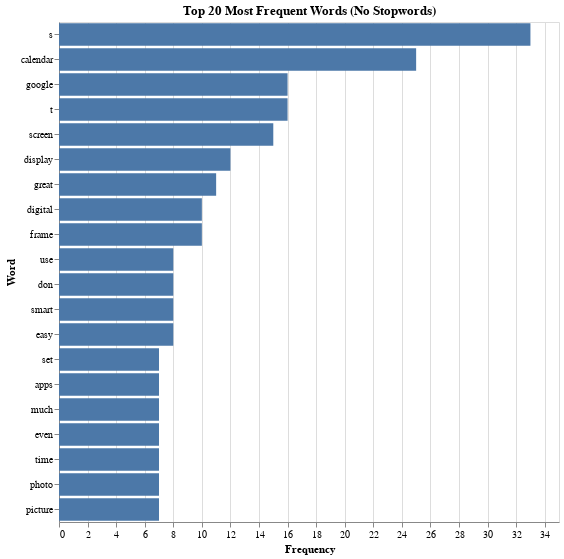

The cell this chart's notebook holds for it:
### Code cell
words = re.findall(r'\b\w+\b', text.lower())
filtered_words = [word for word in words if word not in STOPWORDS]
word_counts = Counter(filtered_words)
top_words = pd.DataFrame(word_counts.most_common(20), columns=['word', 'count'])

frequent_words = alt.Chart(top_words).mark_bar().encode(
    x=alt.X('count:Q', title='Frequency'),
    y=alt.Y('word:N', sort='-x', title='Word')
).properties(
    width=500,
    height=500,
    title='Top 20 Most Frequent Words (No Stopwords)'
)
frequent_words

### Figure 1 — Vega-Lite specification as saved in the notebook (floating-point values rounded to 4 significant figures)
{"config": {"view": {"continuousWidth": 300, "continuousHeight": 300}}, "data": {"name": "data-38b0958a574483ef3f345403279e08c2"}, "mark": {"type": "bar"}, "encoding": {"x": {"field": "count", "title": "Frequency", "type": "quantitative"}, "y": {"field": "word", "sort": "-x", "title": "Word", "type": "nominal"}}, "height": 500, "title": "Top 20 Most Frequent Words (No Stopwords)", "width": 500, "$schema": "https://vega.github.io/schema/vega-lite/v5.20.1.json", "datasets": {"data-38b0958a574483ef3f345403279e08c2": [{"word": "s", "count": 33}, {"word": "calendar", "count": 25}, {"word": "google", "count": 16}, {"word": "t", "count": 16}, {"word": "screen", "count": 15}, {"word": "display", "count": 12}, {"word": "great", "count": 11}, {"word": "digital", "count": 10}, {"word": "frame", "count": 10}, {"word": "use", "count": 8}, {"word": "don", "count": 8}, {"word": "smart", "count": 8}, {"word": "easy", "count": 8}, {"word": "set", "count": 7}, {"word": "apps", "count": 7}, {"word": "much", "count": 7}, {"word": "even", "count": 7}, {"word": "time", "count": 7}, {"word": "photo", "count": 7}, {"word": "picture", "count": 7}]}}
